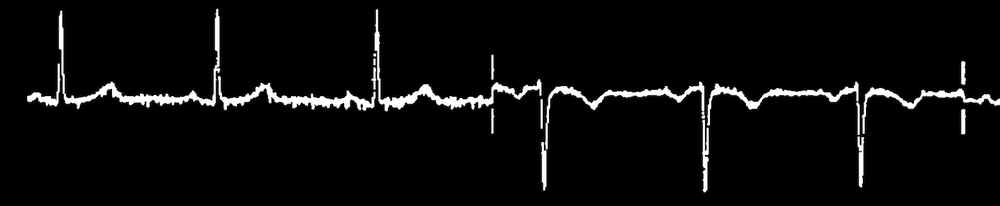
#> input picture ECGSignalSnip.png, 1000 x 206 px, shrunk from 1590 x 328 before the run
$ python Digitization.py
#> lines starting #> are read from the running program, lines starting #| are printed output that depends on the picture; after the words box and inside, x2 and y2 are one past the last pixel; in counts of white or black regions, pixels touching at a corner belong together
import cv2
import numpy as np
from PIL import Image
from PIL import EpsImagePlugin
import pytesseract
import math
import re
import time
'''
im = cv2.imread('CLOSING.png')
textRecognizeImage = im
#Using 100X100 pixel window
PossibleAnnotations = ["'l", 'w.“', "|I’)('", "000']", 'b', "H'J-GO", "'UU", "(-d:'\n\nIs.", 'mm', "II'5(\n\nﬂ", 'umb:', 'l’l\n\\', 'm V', 'm—', 'best', ':10', 'J/', 'V"', '‘1‘', 'V1', '\\JL.', 'U’Vrl', '_..‘', 'In-H):']
PossibleAnnotationsPositions = [(1250, 150), (1450, 150), (1650, 150), (1650, 250), (250, 350), (1650, 350), (1650, 450), (1650, 650), (1650, 750), (1650, 850), (1650, 1050), (1650, 1150), (1650, 1250), (1350, 1450), (1650, 1450), (1650, 1550), (250, 1950), (150, 2350), (450, 2350), (850, 2350), (1450, 2450), (1650, 2450), (550, 3050), (1650, 3050)]

BLOCK_X = [0] #Begins at 0. Later end/break points will be added
BLOCK_Y = [0] #Begins at 0. Later end/break points will be added.
#Region between consecutive break points will constitute a block
#Column 1
for i in range(len(PossibleAnnotations)):
    #REGEX woohoo!
    text = PossibleAnnotations[i]
    searchObjectColumnOne = re.search(r'/[IiL1fl\'\"\(\)]{1,4}/i', text)
    if searchObjectColumnOne:
        BLOCK_X.append(PossibleAnnotationsPositions[i][0])
        BLOCK_Y.append(PossibleAnnotationsPositions[i][1])

#Column 2
for i in range(len(PossibleAnnotations)):
    #REGEX woohoo!
    text = PossibleAnnotations[i]
    searchObjectColumnTwo = re.search(r'/a?V\s*[123\'\"]*/i', text)
    if searchObjectColumnTwo:
        BLOCK_X.append(PossibleAnnotationsPositions[i][0])
        BLOCK_Y.append(PossibleAnnotationsPositions[i][1])

#Column 3 and 4
for i in range(len(PossibleAnnotations)):
    #REGEX woohoo!
    text = PossibleAnnotations[i]
    searchObjectColumnThirdAndFourth = re.search(r'/\s*V\d*\'?\"?/i', text)
    if searchObjectColumnThirdAndFourth:
        BLOCK_X.append(PossibleAnnotationsPositions[i][0])
        BLOCK_Y.append(PossibleAnnotationsPositions[i][1])

print('Final Block Lists X and Y', BLOCK_X, BLOCK_Y)
'''
digitize = cv2.imread('ECGSignalSnip.png') #Black background and white signal. So black pixel is [0 0 0] and white is some value greater than 200 probably. It ranges from [13 12 13] to [255 255 255]. Probably keep some high value to eliminate the noise on the edges of the signal skeleton. Or it is probably better better to use white background and black pixels ...
#> digitize is the input picture: shape (206, 1000, 3); mean B, G, R 11.2, 11.2, 11.2
digitize = cv2.bitwise_not(digitize)
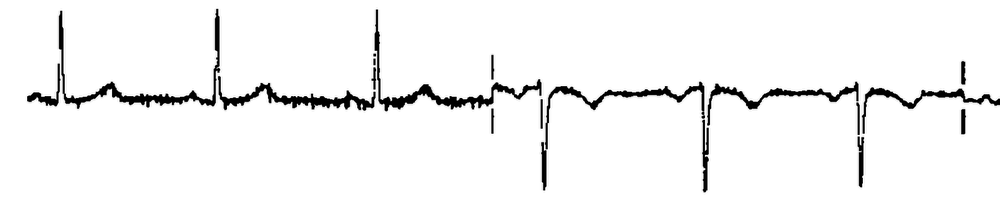
#> digitize: shape (206, 1000, 3); mean B, G, R 243.8, 243.8, 243.8
gray = cv2.cvtColor(digitize, cv2.COLOR_BGR2GRAY) #Much faster. Takes 2.5s in single channel as compared to 27.9s in 3 channels image
cv2.imwrite('SingleChannelSignal.png', gray)
start = time.time()
thresholdValue = 10 #Will split the pixel to black or white based on this
maxNoPeakLength = 20 #Maximum diiference that will tell no peak otherwise a peak. If less than this then no peak
for i in range(gray.shape[1]): #Column by column scanning
    gray[:, i] = (gray[:, i]>thresholdValue) * 255 #Thresholding. All pixels > thresholdValue are converted to white and rest to black
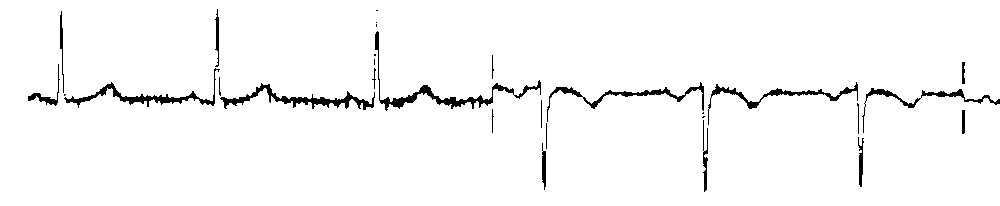
#> gray: shape (206, 1000); 97% white; 29 black regions (8 under 20 px), largest, box (x1, y1, x2, y2) and area: (375, 31, 541, 111) 1087, (220, 83, 375, 110) 969, (64, 68, 220, 108) 846

cv2.imwrite('AfterSigThresholding.png', gray)
for i in range(gray.shape[1]):
    Xup = None
    Xdn = None
    #Assuming no stray pixels other than our signal. That is all black pixels are joined together.
    Xup = np.argmin(gray[:, i]) #First occurence of black pixel
    Xdn = np.argmin(np.flip(gray[:, i], axis = 0)) #Last occurence of black pixel
#> this loop made 1000 passes
#> (Xup, Xdn) on passes 1 to 3: (0, 0), (0, 0), (0, 0)
    #if (math.fabs(Xup - Xdn) > maxNoPeakLength):
    #gray[Xdn: Xup, i] = 0 #Join them and make one whole black column

end = time.time()
print('Time elapsed', end - start)
print('Shape of sig', gray.shape)
#| Shape of sig (206, 1000)

cv2.imwrite('NewSig.png', gray)
